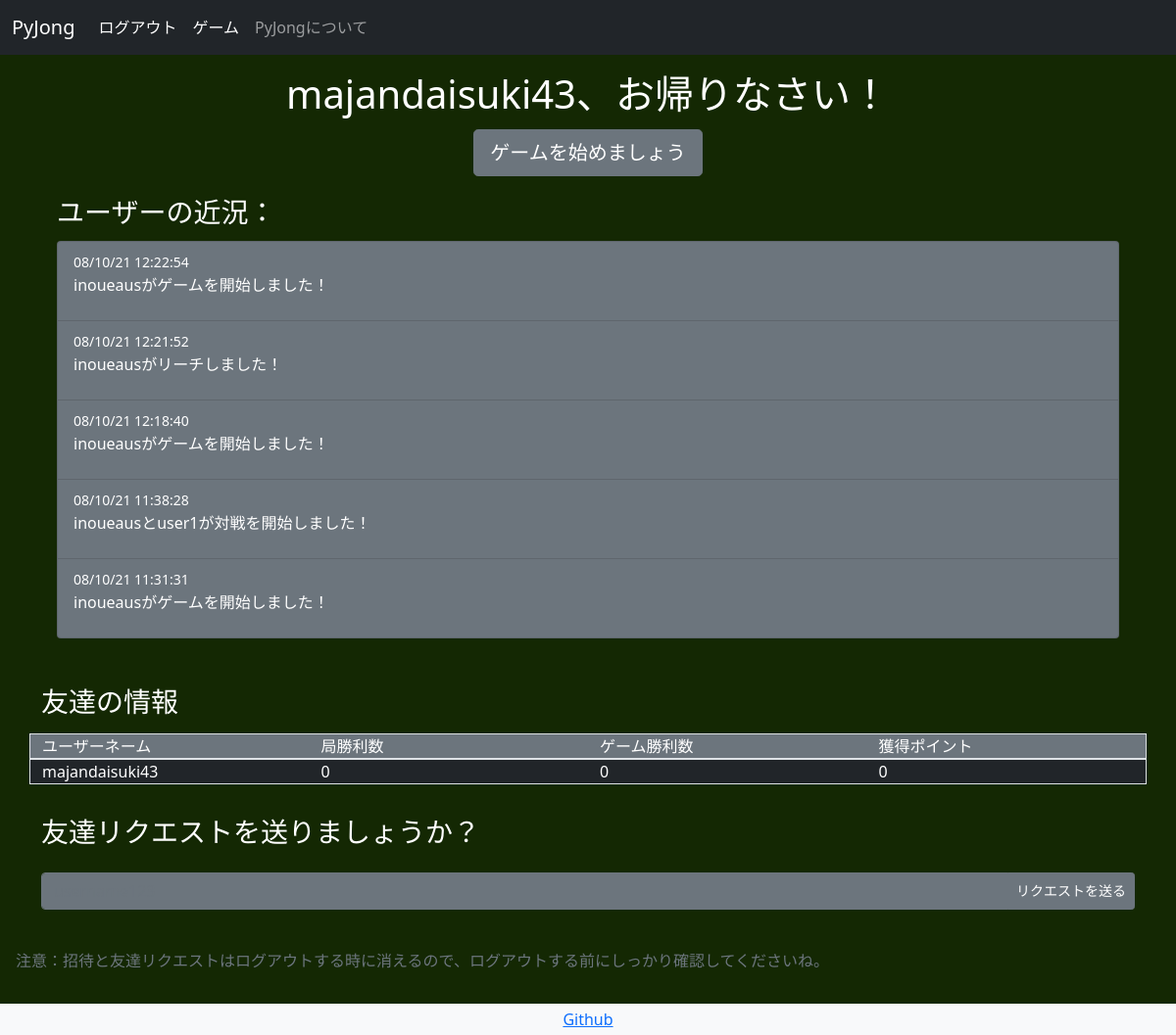
/main/friends (signed in), run on the app's committed database.
### pyjong/models.py (models this page shows, shortened)
class UserData(db.Model,UserMixin):
    __tablename__ = 'userdata'
    id = db.Column(db.Integer,primary_key=True)
    email_address = db.Column(db.String(64),unique=True,index=True)
    username = db.Column(db.String(64),unique=True,index=True)
    password_hash = db.Column(db.String(128))
    friends_list = db.Column(db.Text)
    friend_requests = db.Column(db.Text)
    invites = db.Column(db.Text)
    kyoku_win_count = db.Column(db.Integer)
    game_win_count = db.Column(db.Integer)
    points = db.Column(db.Integer)

class GameUpdates(db.Model):
    id = db.Column(db.Integer,primary_key=True)
    date = db.Column(db.DateTime,nullable=False,default=datetime.now)
    text = db.Column(db.Text,nullable=False)

### pyjong/main/views.py (the view, shortened to what this page needs)
@main_blueprint.route('/friends',methods=['GET','POST'])
@login_required
def friends():
    get_new_requests(current_user.username)
    get_invites(current_user.username)
    get_friends_list(current_user.username)
    form_delete = DeleteFriend()
    form_delete = add_friends_to_form(form_delete)
    form_req = FriendRequest()
    form_add = AcceptFriendRequest()
    form_add = add_friend_requests_to_form(form_add)
    accept_invite_form = AcceptInvite()
    accept_invite_form = add_invites_to_form(accept_invite_form)
    game_updates = retrieve_game_updates()
    if form_delete.validate_on_submit():
        delete_friend(requested_username=form_delete.select_friend.data,requester_username=current_user.username)
        flash("友達を削除しました。",'alert-success')
        return redirect(url_for('main.friends'))
    return render_template('friends.html',form_delete=form_delete,form_add=form_add,form_req=form_req,accept_invite_form=accept_invite_form,game_updates=game_updates)

### pyjong/main/forms.py
class DeleteFriend(FlaskForm):
    select_friend = SelectField("承諾したいリクエストを選んでください")
    submit = SubmitField("削除")

class FriendRequest(FlaskForm):
    username = StringField('追加したいユーザーネーム：',validators=[InputRequired(),Regexp('^\w+$',message='英数字のみ入力可能')])
    submit = SubmitField('リクエストを送る')

### pyjong/main/views.py (called while the page is built)
def add_friends_to_form(form):
    if len(session['friends']) > 0:
        form.select_friend.choices = [(usr,usr) for usr in session['friends']]
        session['has_friends'] = True
    else:
        session['has_friends'] = False
    return form

def add_friend_requests_to_form(form):
    if session['new_requests']:
        form.select_friend.choices = [(usr,usr) for usr in session['requests']]
    else:
        form.select_friend.choices = [('no_friends','友達はまだいないようです')]
    return form

def add_invites_to_form(form):
    if session['has_new_invites']:
        form.select_friend.choices = [(room,usr) for usr,room in session['invites']]
    else:
        pass
    return form

### pyjong/models.py (called while the page is built, shortened)
@login_manager.user_loader
def load_user(user_id):
    return UserData.query.get(user_id)

def retrieve_game_updates():
    game_updates = GameUpdates.query.order_by(GameUpdates.date.desc()).paginate(page=1,per_page=5)
    return game_updates

def get_new_requests(session_username):
    current_usr = UserData.query.filter_by(username=session_username).first()
    new_requests_list = eval(current_usr.friend_requests)
    if session['updated'] == False:
        if len(new_requests_list) > 0:
            session['requests'] = new_requests_list
            session['new_requests'] = True
            current_usr.friend_requests = str([])
            db.session.add(current_usr)
            db.session.commit()
            session['updated'] = True
        else:
            session['new_requests'] = False
            session['updated'] = True

### pyjong/main/templates/main/friends.html (shortened to what this page needs)
<!DOCTYPE html>
{% extends "base.html" %}
{% block content %}
<div class="container text-left p-3">
<div class="container text-center w-3">
  <h1 class="">{{session['username']}}、お帰りなさい！</h1>
</div>
<div class="container py-1 text-center">
  <button type="button" onclick="location.href='{{url_for('main.game')}}'" class="btn btn-secondary btn-lg btn-block px-3">ゲームを始めましょう</button>
</div>
<div class="container py-3">
  <h3>ユーザーの近況：</h3>
  <ul class="list-group pt-1">
    {% for update in game_updates.items %}
    <li class="list-group-item bg-secondary text-white">
      <small>{{update.date.strftime('%D %H:%M:%S')}}</small>
      <p>{{update.text}}</p>
    </li>
    {% endfor %}
  </ul>
</div>
</div>
<div class="container py-3">
  <h3 class="pb-2">友達の情報</h3>
  <div class="row border bg-secondary">
    <div class="col">ユーザーネーム</div>
    <div class="col">局勝利数</div>
    <div class="col">ゲーム勝利数</div>
    <div class="col">獲得ポイント</div>
  </div>
  {% for row in session['friend_stats'] %}
<div class="row border">
  {% for cell in row %}
    <div class="col bg-dark">{{cell}}</div>
    {% endfor %}
</div>
  {% endfor %}
</div>
<div class="container py-3">
<h3 class="pb-2">友達リクエストを送りましょうか？</h3>
<form class="" action="" method="POST">
<div class="input-group py-2">
{{form_req.username(class="form-control",placeholder="username123")}}
{{form_req.submit(class="btn btn-secondary btn-sm")}}
</div>
</div>
<p class="relative-bottom p-3 text-muted">注意：招待と友達リクエストはログアウトする時に消えるので、ログアウトする前にしっかり確認してくださいね。</p>
{% endblock %}

### data on the page
UserData: username "majandaisuki43"
GameUpdates: date "08/10/21 12:22:54", text "inoueausがゲームを開始しました！"
GameUpdates: date "08/10/21 12:21:52", text "inoueausがリーチしました！"
GameUpdates: date "08/10/21 12:18:40", text "inoueausがゲームを開始しました！"
GameUpdates: date "08/10/21 11:38:28", text "inoueausとuser1が対戦を開始しました！"
GameUpdates: date "08/10/21 11:31:31", text "inoueausがゲームを開始しました！"

### other printed values
{{ cell }} "majandaisuki43" "0" "0" "0"
